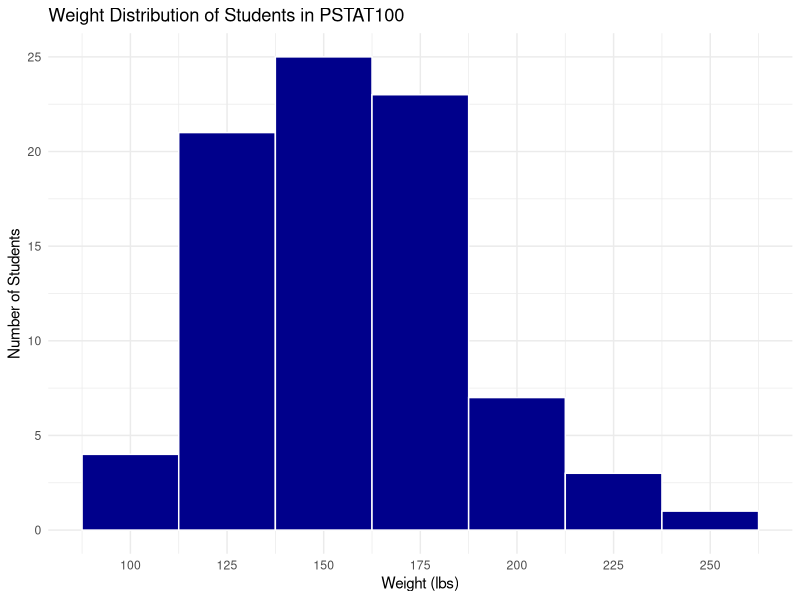
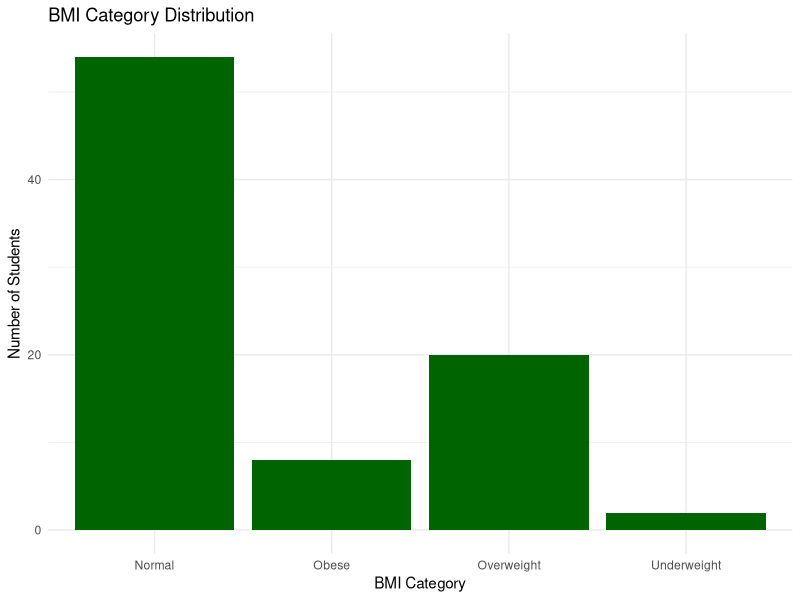
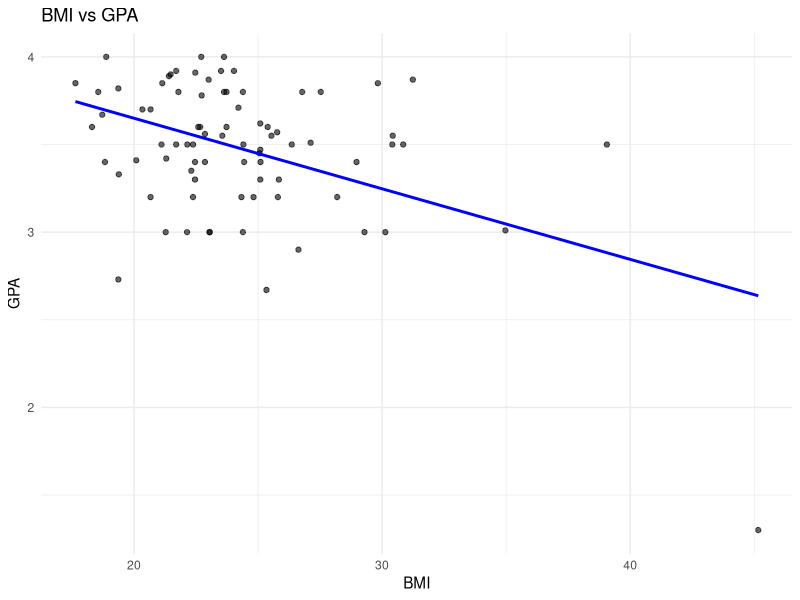
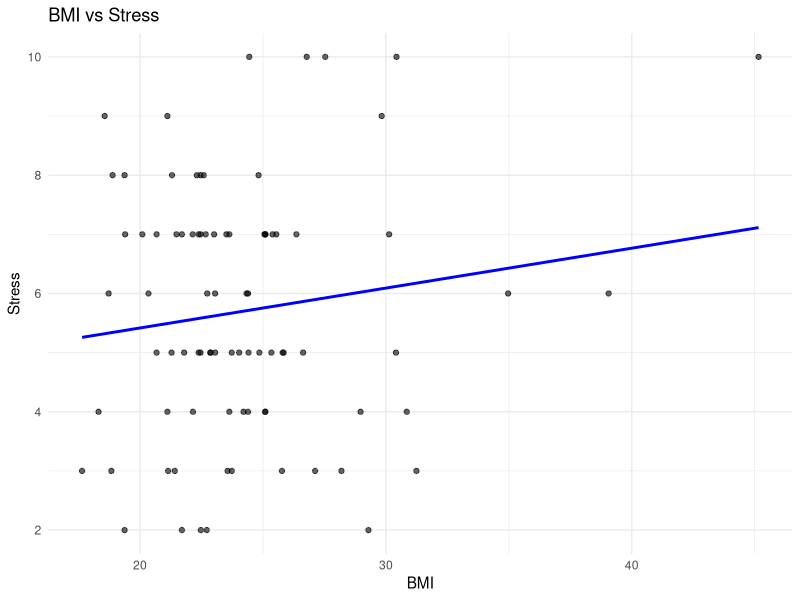
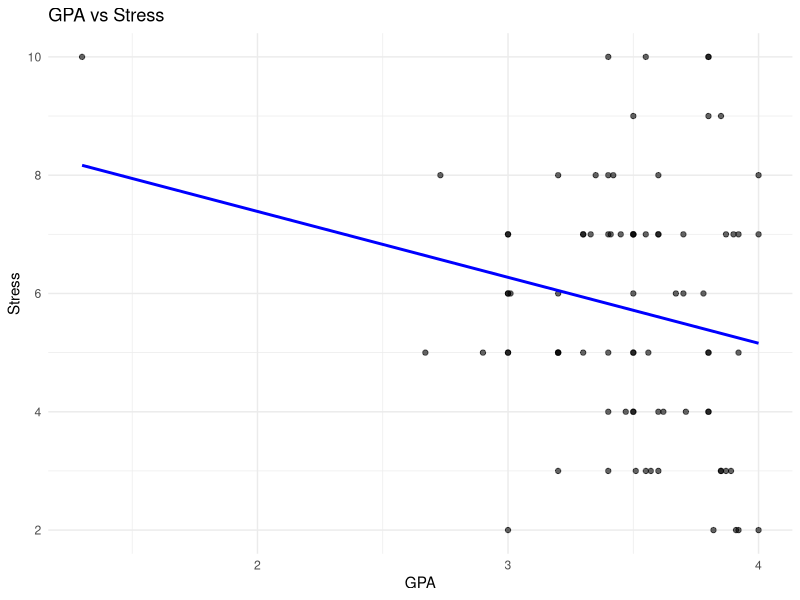

These charts were generated, in order, by the following R code:
## ---- chunk 1
knitr::opts_chunk$set(message =  FALSE)
knitr::opts_chunk$set(warning =  FALSE)
knitr::opts_chunk$set(error =  FALSE)
bfcolor <- function(x, color) {
  if (knitr::is_latex_output()) {
    sprintf("\\textcolor{%s}{\\textbf{%s}}", color, x)
  } else if (knitr::is_html_output()) {
    sprintf("<span style='color: %s;'><b>%s</b></span>", color, x)
  } else x
}
## ---- chunk 2
library(readxl)
library(dplyr)
library(ggplot2)
survey <- read_excel("Survey.xlsx")
numeric_var <- survey %>% select(where(is.numeric))
summary(numeric_var)
## ---- chunk 3
colSums(is.na(survey))

## ---- chunk 4
SurveyMissing <- survey %>%
  mutate(
    GPA = ifelse(is.na(GPA), mean(GPA, na.rm = TRUE), GPA),
    Alcohol = ifelse(is.na(Alcohol), "Prefer not to answer", Alcohol),
    Health = ifelse(is.na(Health), "Prefer not to answer", Health)
  )
## ---- chunk 5
convert_height <- function(h_raw) {
  suppressWarnings({h_raw <- as.numeric(h_raw)
    
    if (is.na(h_raw)) {
      return(NA)
    } else if (h_raw %% 1 != 0) {
      # Rule 1: Contains a decimal, feet.inches format
      ft <- floor(h_raw)
      inch <- round((h_raw - ft) * 10)  # e.g. 5.7 → 5'7"
      return(round(ft * 12 + inch))
    } else if (h_raw <= 8) {
      # Rule 2: single-digit number, feet
      return(round(h_raw * 12))
    } else if (h_raw > 500) {
      # Rule 3: >500, missing decimal, feet.inches
      ft <- floor(h_raw / 100)
      inch <- h_raw %% 100
      return(round(ft * 12 + inch))
    } else if (h_raw > 100 && h_raw <= 500) {
      # Rule 4: 100–500, cm to inches
      return(round(h_raw * 0.393701))
    } else if (h_raw <= 61 && h_raw > 8) {
      # Rule 5: ≤61, missing decimal, feet.inches
      ft <- floor(h_raw / 10)
      inch <- h_raw %% 10
      return(round(ft * 12 + inch))
    } else {
      # Rule 6: >61, already inches
      return(round(h_raw))
    }
  })
}

# Applying function to DataFrame
survey <- survey %>%
  mutate(Height_cleaned = sapply(Heigh, convert_height))
  
# Displaying cleaned height data vs original heights
survey %>%
  select(Heigh, Height_cleaned) %>%
  head(20) 
## ---- chunk 6
# Initial Summary
summary(survey$Weight)

# Calculating IQR
Q1 <- quantile(survey$Weight, 0.25, na.rm = TRUE)
Q3 <- quantile(survey$Weight, 0.75, na.rm = TRUE)
IQR <- Q3 - Q1
lower_bound <- Q1 - 1.5 * IQR
upper_bound <- Q3 + 1.5 * IQR

# Find outliers based on IQR/bounds
outliers <- survey %>% filter(Weight < lower_bound | Weight > upper_bound)
print(outliers$Weight)

# Winsorization: capping extreme values
survey <- survey %>%
  mutate(Weight_Capped = ifelse(Weight == 390, upper_bound, Weight))
## ---- chunk 7
ggplot(data = survey, aes(x = Weight_Capped)) +
  geom_histogram(binwidth = 25,fill = "darkblue", color = "white") + 
  xlab("Weight (lbs)") + ylab("Number of Students") +
  ggtitle("Weight Distribution of Students in PSTAT100") + 
  theme_minimal() +  scale_x_continuous(breaks = seq(100, 300, by = 25))
#Create histogram using the ggplot2 package to show the distribution of weight
#Use Weight_Capped variable to remove outlier
#Binwidth of 25 and x axis scaled by 25 for better interpretability
## ---- chunk 8
#a
survey <- survey %>%
  mutate(BMI = round((Weight_Capped / (Height_cleaned^2)) * 703,2))
survey <- survey %>%
  mutate(BMI_Category = ifelse(BMI < 18.5, "Underweight",
                               ifelse(BMI < 25, "Normal",
                               ifelse(BMI < 30, "Overweight", "Obese"))))
#b
ggplot(survey, aes(x = BMI_Category)) +
  geom_bar(fill = "darkgreen") +
  xlab("BMI Category") + 
  ylab("Number of Students") + 
  ggtitle("BMI Category Distribution") +
  theme_minimal()
## ---- chunk 9
#c
# Scatter plot of BMI vs GPA
ggplot(survey, aes(x = BMI, y = GPA)) +
  geom_point(alpha = 0.6) +
  geom_smooth(method = "lm", se = FALSE, color = "blue") +
  ggtitle("BMI vs GPA") +
  theme_minimal()

# Scatter plot of BMI vs Stress
ggplot(survey, aes(x = BMI, y = Stress)) +
  geom_point(alpha = 0.6) +
  geom_smooth(method = "lm", se = FALSE, color = "blue") +
  ggtitle("BMI vs Stress") +
  theme_minimal()

# Scatter plot of GPA vs Stress
ggplot(survey, aes(x = GPA, y = Stress)) +
  geom_point(alpha = 0.6) +
  geom_smooth(method = "lm", se = FALSE, color = "blue") +
  ggtitle("GPA vs Stress") +
  theme_minimal()

#Calculating the correlations between the variables
#Correlation between BMI and GPA
cor(survey$BMI, survey$GPA, use = "complete.obs")

#Correlation between BMI and Stress
cor(survey$BMI, survey$Stress, use = "complete.obs")

#Correlation between GPA and Stress
cor(survey$GPA, survey$Stress, use = "complete.obs")
